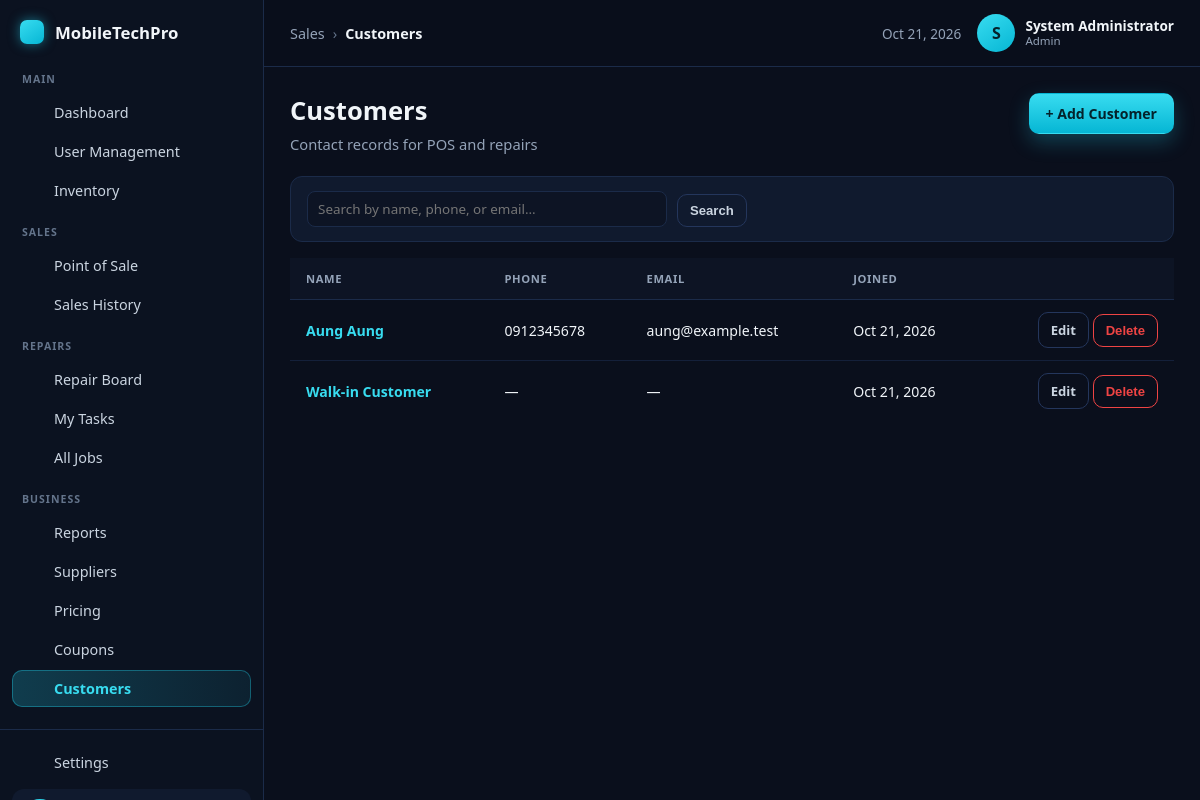
The app's page /sales/customers (signed in) with its own data.
### tables this page shows
CREATE TABLE customers (
    customer_id INT UNSIGNED NOT NULL AUTO_INCREMENT,
    full_name   VARCHAR(120) NOT NULL,
    email       VARCHAR(150)     NULL,
    phone       VARCHAR(30)      NULL,
    address     VARCHAR(255)     NULL,
    notes       TEXT             NULL,
    created_at  TIMESTAMP    NOT NULL DEFAULT CURRENT_TIMESTAMP,
    updated_at  TIMESTAMP    NOT NULL DEFAULT CURRENT_TIMESTAMP ON UPDATE CURRENT_TIMESTAMP,
    PRIMARY KEY (customer_id),
    KEY idx_customers_phone (phone),
    KEY idx_customers_email (email),
    KEY idx_customers_name (full_name)
);

### app/Core/Controller.php (called while the page is built, shortened)
<?php
abstract class Controller
{
    protected function view(string $path, array $data = []): void
    {
        $file = APP_ROOT . '/app/Views/' . $path . '.php';
        extract($data, EXTR_SKIP);
        require $file;
    }
}

### app/Controllers/CustomerController.php (called while the page is built, shortened)
<?php
class CustomerController extends Controller
{
    public function index(): void
    {
        $user = AuthMiddleware::requireRole('sales_staff', 'admin');
        $q = trim((string) ($_GET['q'] ?? ''));
        $page = max(1, (int) ($_GET['page'] ?? 1));
        $offset = ($page - 1) * self::PER_PAGE;
        $customerModel = new Customer();
        $customers = $customerModel->allFiltered($q !== '' ? $q : null, self::PER_PAGE, $offset);
        $totalCount = $customerModel->countFiltered($q !== '' ? $q : null);
        $totalPages = (int) max(1, ceil($totalCount / self::PER_PAGE));
        $flash = $_SESSION['flash'] ?? null;
        $this->view('sales/customers/index', [
            'user' => $user,
            'active' => 'customers',
            'today' => (new DateTime('now'))->format('M j, Y'),
            'customers' => $customers,
            'q' => $q,
            'page' => $page,
            'totalCount' => $totalCount,
            'totalPages' => $totalPages,
            'flash' => $flash,
            'panelOpen' => false,
            'editCustomer' => null,
            'panelMode' => null,
            'formOld' => [],
            'formError' => null,
        ]);
    }
}

### public/index.php (called while the page is built, shortened)
<?php
spl_autoload_register(static function (string $class): void {
    $prefix = 'App\\';
    $relative = substr($class, strlen($prefix));
    $file = APP_ROOT . '/app/' . str_replace('\\', '/', $relative) . '.php';
});
require APP_ROOT . '/app/Core/helpers.php';
$app = new App();
$app->get('/', [AuthController::class, 'showLogin']);
$app->get('/login', [AuthController::class, 'showLogin']);
$app->post('/login', [AuthController::class, 'login']);
$app->get('/logout', [AuthController::class, 'logout']);
$app->get('/forgot-password', [AuthController::class, 'showForgotPassword']);
$app->post('/forgot-password', [AuthController::class, 'forgotPassword']);
$app->get('/reset-password', [AuthController::class, 'showResetPassword']);
$app->post('/reset-password', [AuthController::class, 'resetPassword']);
$app->get('/admin/dashboard', [DashboardController::class, 'index']);
$app->get('/admin/users', [UserController::class, 'index']);
$app->get('/admin/users/create', [UserController::class, 'create']);
$app->post('/admin/users/create', [UserController::class, 'create']);
$app->get('/admin/users/edit/{id}', [UserController::class, 'edit']);
$app->post('/admin/users/update/{id}', [UserController::class, 'update']);
$app->post('/admin/users/toggle/{id}', [UserController::class, 'toggleStatus']);
$app->get('/admin/inventory', [InventoryController::class, 'index']);
$app->get('/admin/inventory/create', [InventoryController::class, 'create']);
$app->post('/admin/inventory/create', [InventoryController::class, 'create']);
$app->get('/admin/inventory/edit/{id}', [InventoryController::class, 'edit']);
$app->post('/admin/inventory/update/{id}', [InventoryController::class, 'update']);
$app->post('/admin/inventory/delete/{id}', [InventoryController::class, 'delete']);
$app->get('/admin/suppliers', [SupplierController::class, 'index']);
$app->get('/admin/suppliers/create', [SupplierController::class, 'create']);
$app->post('/admin/suppliers/create', [SupplierController::class, 'create']);
$app->get('/admin/suppliers/edit/{id}', [SupplierController::class, 'edit']);
$app->post('/admin/suppliers/update/{id}', [SupplierController::class, 'update']);
$app->post('/admin/suppliers/delete/{id}', [SupplierController::class, 'delete']);
$app->get('/sales/pos', [PosController::class, 'pos']);
$app->get('/sales/pos/search', [PosController::class, 'searchProducts']);
$app->post('/sales/pos/cart/add', [PosController::class, 'cartAdd']);
$app->post('/sales/pos/cart/update', [PosController::class, 'cartUpdate']);
$app->post('/sales/pos/cart/remove', [PosController::class, 'cartRemove']);
$app->get('/sales/pos/cart', [PosController::class, 'cartGet']);
$app->post('/sales/pos/coupon', [PosController::class, 'applyCoupon']);
$app->post('/sales/pos/process', [PosController::class, 'processPayment']);
$app->get('/sales/history', [SalesHistoryController::class, 'index']);
$app->get('/sales/history/view/{id}', [SalesHistoryController::class, 'show']);
$app->get('/sales/customers', [CustomerController::class, 'index']);
$app->get('/sales/customers/create', [CustomerController::class, 'create']);
$app->post('/sales/customers/create', [CustomerController::class, 'create']);
$app->get('/sales/customers/edit/{id}', [CustomerController::class, 'edit']);
$app->post('/sales/customers/update/{id}', [CustomerController::class, 'update']);
$app->post('/sales/customers/delete/{id}', [CustomerController::class, 'delete']);
$app->get('/sales/customers/view/{id}', [CustomerController::class, 'show']);
$app->get('/sales/customers/search', [CustomerController::class, 'search']);
$app->post('/sales/customers/quick-create', [CustomerController::class, 'quickCreate']);
$app->post('/sales/customers/set', [CustomerController::class, 'setCustomer']);
$app->get('/technician/board', [RepairBoardController::class, 'index']);
$app->get('/technician/board/create', [RepairBoardController::class, 'showCreateJob']);
$app->post('/technician/board/create', [RepairBoardController::class, 'createJob']);
$app->get('/technician/board/search-customer', [RepairBoardController::class, 'searchCustomer']);
$app->post('/technician/board/move', [RepairBoardController::class, 'move']);
$app->post('/technician/board/note', [RepairBoardController::class, 'note']);
$app->get('/technician/board/view/{id}', [RepairBoardController::class, 'viewJob']);
$app->post('/technician/board/update', [RepairBoardController::class, 'updateJob']);
$app->post('/technician/board/complete', [RepairBoardController::class, 'markComplete']);
$app->post('/technician/board/notify', [RepairBoardController::class, 'notifyCustomer']);
$app->get('/technician/my-tasks', [RepairBoardController::class, 'myTasks']);
$app->get('/technician/all-jobs', [RepairBoardController::class, 'allJobs']);
$app->get('/admin/reports', [ReportController::class, 'index']);
$app->get('/admin/reports/export-csv', [ReportController::class, 'exportCsv']);
$app->get('/admin/pricing', [PricingController::class, 'index']);
$app->post('/admin/pricing/update-price', [PricingController::class, 'updatePrice']);
$app->get('/admin/coupons', [CouponController::class, 'index']);
$app->get('/admin/coupons/create', [CouponController::class, 'create']);
$app->post('/admin/coupons/create', [CouponController::class, 'create']);
$app->get('/admin/coupons/edit/{id}', [CouponController::class, 'edit']);
$app->post('/admin/coupons/update/{id}', [CouponController::class, 'update']);
$app->post('/admin/coupons/delete/{id}', [CouponController::class, 'delete']);
$app->run();

### app/Core/helpers.php (called while the page is built, shortened)
<?php
if (!function_exists('e')) {
    function e($value): string
    {
        return htmlspecialchars((string) $value, ENT_QUOTES, 'UTF-8');
    }
}
if (!function_exists('base_url')) {
    function base_url(string $path = ''): string
    {
        $base = defined('BASE_URL') ? BASE_URL : '';
        return $base . '/' . ltrim($path, '/');
    }
}

### app/Config/Env.php (called while the page is built, shortened)
<?php
class Env
{
    public static function get(string $key, ?string $default = null): ?string
    {
        $env = getenv($key);
        return $env === false ? $default : $env;
    }
}

### app/Config/Database.php (called while the page is built, shortened)
<?php
class Database
{
    public static function connection(): mysqli
    {
        $host = Env::get('DB_HOST', '127.0.0.1');
        $user = Env::get('DB_USER', 'root');
        $pass = Env::get('DB_PASS', '');
        $name = Env::get('DB_NAME', 'mobiletech_pro');
        $port = (int) (Env::get('DB_PORT', '3306') ?? 3306);
        $charset = Env::get('DB_CHARSET', 'utf8mb4');
        $conn = @new mysqli($host, $user, $pass, $name, $port);
        $conn->set_charset((string) $charset);
        return $conn;
    }
}

### app/Models/Customer.php (called while the page is built, shortened)
<?php
class Customer extends Model
{
    public function allFiltered(?string $q, int $limit, int $offset): array
    {
        [$where, $types, $params] = $this->buildFilter($q);
        $sql = 'SELECT customer_id, full_name, email, phone, address, notes, created_at, updated_at
                FROM customers ' . $where . ' ORDER BY full_name ASC LIMIT ? OFFSET ?';
        $types .= 'ii';
        $params[] = $limit;
        $params[] = $offset;
        $stmt = $this->db->prepare($sql);
        $stmt->bind_param($types, ...$params);
        $stmt->execute();
        $result = $stmt->get_result();
        $rows = [];
        while ($row = $result->fetch_assoc()) {
            $rows[] = $row;
        }
        return $rows;
    }
    private function buildFilter(?string $q): array
    {
        $types = '';
        $params = [];
        if ($q !== null && $q !== '') {
            $like = '%' . $q . '%';
            $where = 'WHERE (full_name LIKE ? OR phone LIKE ? OR email LIKE ?)';
            $types = 'sss';
            $params = [$like, $like, $like];
        } else {
            $where = '';
        }
        return [$where, $types, $params];
    }
}

### app/Core/Model.php (called while the page is built, shortened)
<?php
abstract class Model
{
    public function __construct()
    {
        $this->db = Database::connection();
    }
}

### app/Views/sales/customers/index.php (the view, shortened to what this page needs)
<!DOCTYPE html>
<html lang="en">
<head>
    <link rel="stylesheet" href="<?= e(base_url('css/dashboard.css')) ?>">
    <link rel="stylesheet" href="<?= e(base_url('css/users.css')) ?>">
</head>
<body class="dash-body">
<div class="dash-layout">
    <?php require APP_ROOT . '/app/Views/partials/sidebar.php'; ?>
    <div class="dash-main">
        <header class="topbar">
            <nav class="breadcrumb" aria-label="Breadcrumb">
                <span class="crumb">Sales</span>
                <span class="crumb-sep">&rsaquo;</span>
                <span class="crumb crumb-current">Customers</span>
            </nav>
            <div class="topbar-right">
                <span class="topbar-date"><?= e($today) ?></span>
                <div class="user-chip">
                    <span class="user-avatar" aria-hidden="true"><?= e(strtoupper(substr((string) ($user['full_name'] ?? 'U'), 0, 1))) ?></span>
                    <span class="user-meta">
                        <span class="user-name"><?= e($user['full_name'] ?? 'User') ?></span>
                        <span class="user-role"><?= e(ucwords(str_replace('_', ' ', (string) ($user['user_type'] ?? '')))) ?></span>
                    </span>
                </div>
            </div>
        </header>
        <main class="content">
            <div class="content-head">
                <div>
                    <h1 class="page-greeting">Customers</h1>
                    <p class="page-sub">Contact records for POS and repairs</p>
                </div>
                <div class="content-actions">
                    <a class="btn-cyan" href="<?= e(base_url('/sales/customers/create')) ?>">+ Add Customer</a>
                </div>
            </div>
            <form method="get" class="history-filters" autocomplete="off" style="margin-bottom:16px">
                <div class="history-filter-group" style="flex:1;max-width:360px">
                    <input type="text" name="q" placeholder="Search by name, phone, or email..." value="<?= e($q) ?>" class="history-input" style="width:100%">
                </div>
                <button type="submit" class="btn-outline btn-sm">Search</button>
            </form>
            <?php if (!$customers): ?>
                <p class="pos-empty" style="margin-top:20px">No customers found.</p>
            <?php else: ?>
                <table class="user-table">
                    <thead>
                        <tr>
                            <th>Name</th>
                            <th>Phone</th>
                            <th>Email</th>
                            <th>Joined</th>
                            <th></th>
                        </tr>
                    </thead>
                    <tbody>
                        <?php foreach ($customers as $c): ?>
                        <tr>
                            <td><a href="<?= e(base_url('/sales/customers/view/' . (int) $c['customer_id'])) ?>" style="font-weight:600;color:var(--cyan-400);text-decoration:none"><?= e($c['full_name']) ?></a></td>
                            <td><?= e($c['phone'] ?? '—') ?></td>
                            <td><?= e($c['email'] ?? '—') ?></td>
                            <td><?= e(date('M j, Y', strtotime((string) $c['created_at']))) ?></td>
                            <td style="text-align:right;white-space:nowrap">
                                <a href="<?= e(base_url('/sales/customers/edit/' . (int) $c['customer_id'])) ?>" class="btn-outline btn-sm">Edit</a>
                                <form method="post" action="<?= e(base_url('/sales/customers/delete/' . (int) $c['customer_id'])) ?>" style="display:inline" onsubmit="return confirm('Delete this customer?')">
                                    <button type="submit" class="btn-outline btn-sm" style="color:var(--red-500);border-color:var(--red-500)">Delete</button>
                                </form>
                            </td>
                        </tr>
                        <?php endforeach; ?>
                    </tbody>
                </table>
            <?php endif; ?>
        </main>
    </div>
</div>
</body>
</html>

### app/Core/App.php (shortened to what this page needs)
<?php
class App
{
    private array $routes = [
        'GET' => [],
        'POST' => [],
    ];
    private function add(string $method, string $path, array $handler): void
    {
        $this->routes[$method][] = [
            'segments' => $this->segments($path),
            'handler' => $handler,
        ];
    }
    public function run(): void
    {
        $method = strtoupper($_SERVER['REQUEST_METHOD'] ?? 'GET');
        $requestSegments = $this->segments($this->currentPath());
        foreach ($this->routes[$method] ?? [] as $route) {
            $params = $this->match($route['segments'], $requestSegments);
            if ($params === null) {
                continue;
            }
            [$class, $action] = $route['handler'];
            $controller = new $class();
            $controller->$action(...$params);
            return;
        }
    }
    private function match(array $routeSegments, array $requestSegments): ?array
    {
        if (count($routeSegments) !== count($requestSegments)) {
            return null;
        }
        $params = [];
        foreach ($routeSegments as $i => $seg) {
            if ($seg !== $requestSegments[$i]) {
                return null;
            }
        }
        return $params;
    }
    private function segments(string $path): array
    {
        $trimmed = trim($path, '/');
        return $trimmed === '' ? [] : explode('/', $trimmed);
    }
    private function currentPath(): string
    {
        $uri = parse_url($_SERVER['REQUEST_URI'] ?? '/', PHP_URL_PATH);
        $uri = is_string($uri) ? rawurldecode($uri) : '/';
        return '/' . trim($uri, '/');
    }
}

### records on screen
customers: full_name "Aung Aung", phone "0912345678", email "aung@example.test", created_at "Oct 21, 2026"
customers: full_name "Walk-in Customer", phone "—", email "—", created_at "Oct 21, 2026"

### other values on screen
$groupName "MAIN"
$item['label'] "Dashboard"
$item['label'] "User Management"
$item['label'] "Inventory"
$groupName "SALES"
$item['label'] "Point of Sale"
$item['label'] "Sales History"
$groupName "REPAIRS"
$item['label'] "Repair Board"
$item['label'] "My Tasks"
$item['label'] "All Jobs"
$groupName "BUSINESS"
$item['label'] "Reports"
$item['label'] "Suppliers"
$item['label'] "Pricing"
